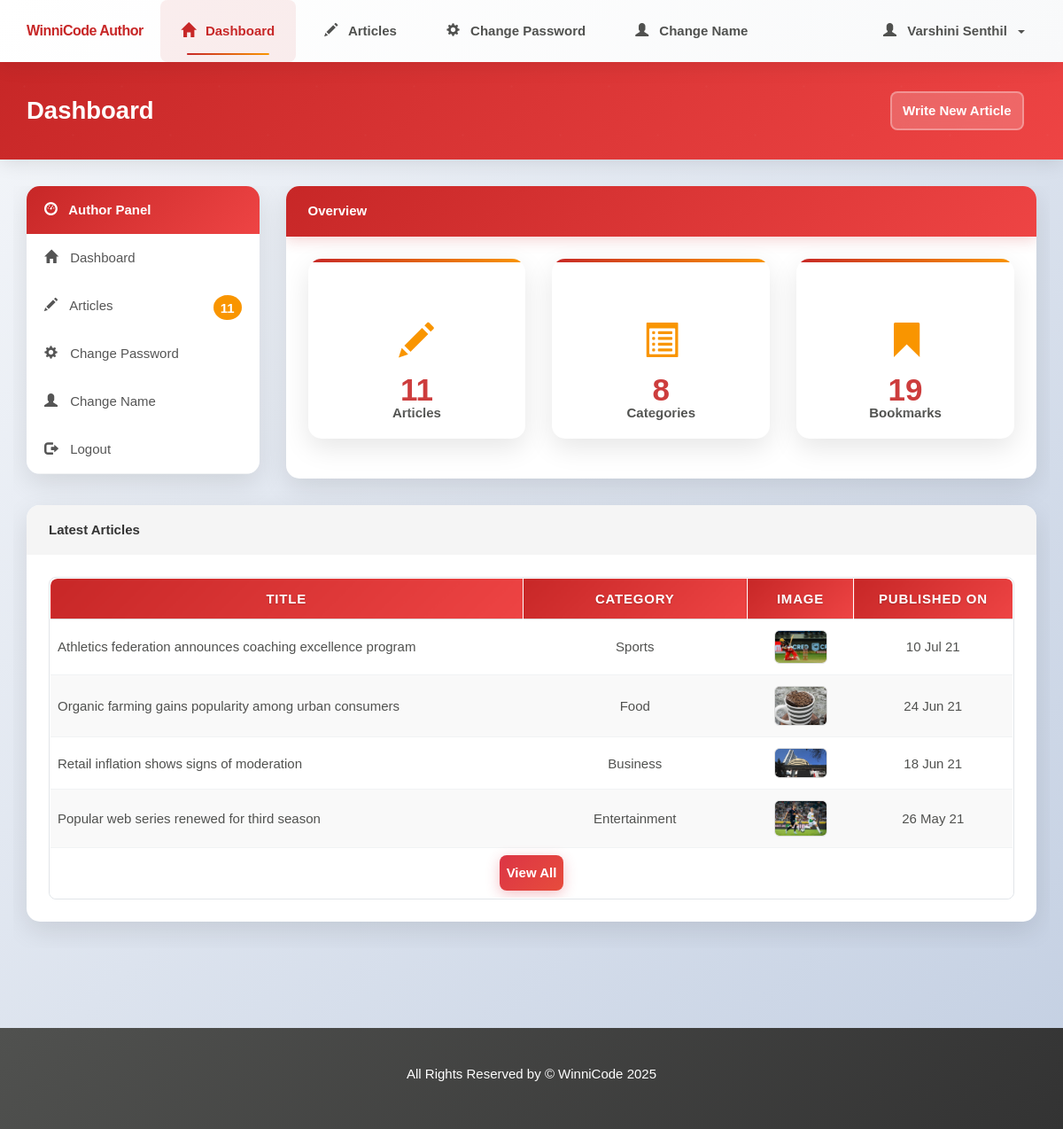
/author/index.php (signed in), run on the app's committed database.
### tables this page shows
CREATE TABLE `article` (
  `article_id` int NOT NULL,
  `category_id` int NOT NULL,
  `author_id` int NOT NULL,
  `article_title` varchar(200) NOT NULL,
  `article_description` text NOT NULL,
  `article_image` varchar(250) NOT NULL,
  `article_date` date NOT NULL,
  `article_trend` tinyint(1) NOT NULL,
  `article_active` tinyint(1) NOT NULL
);

CREATE TABLE `category` (
  `category_id` int NOT NULL,
  `category_name` varchar(45) NOT NULL,
  `category_color` varchar(35) NOT NULL,
  `category_image` varchar(250) NOT NULL,
  `category_description` varchar(350) NOT NULL
);

### author/index.php (the view, shortened to what this page needs)
<?php
require('./includes/nav.inc.php');
?>
<section id="main">
  <div class="container">
    <div class="row">
      <?php
      $cat_sql = "SELECT COUNT(category_id)
                    AS no_of_categories
                    FROM category";
      $cat_result = mysqli_query($con, $cat_sql);
      $cat_data = mysqli_fetch_assoc($cat_result);
      $no_of_categories = $cat_data['no_of_categories'];
      $book_sql = "SELECT COUNT(bookmark_id)
                      AS no_of_bookmarks
                      FROM article,bookmark
                      WHERE article.author_id = {$author_id}
                      AND bookmark.article_id = article.article_id";
      $book_result = mysqli_query($con, $book_sql);
      $book_data = mysqli_fetch_assoc($book_result);
      $no_of_bookmarks = $book_data['no_of_bookmarks'];
      require('./includes/quick-links.inc.php');
      ?>
      <div class="col-md-9">
        <div class="panel panel-default">
          <div class="panel-heading main-color-bg">
            <h3 class="panel-title">Overview</h3>
          </div>
          <div class="panel-body author-dashboard-overview" style="padding: 2.5rem;">
            <div class="row">
              <div class="col-md-4 col-sm-6 col-xs-12">
                <div class="dash-box author-dash-box">
                  <div class="dash-icon" style="color: var(--primary-color);">
                    <span class="glyphicon glyphicon-pencil"></span>
                  </div>
                  <h2><?php echo $no_of_articles; ?></h2>
                  <h4>Articles</h4>
                </div>
              </div>
              <div class="col-md-4 col-sm-6 col-xs-12">
                <div class="dash-box author-dash-box">
                  <div class="dash-icon" style="color: var(--secondary-color);">
                    <span class="glyphicon glyphicon-list-alt" aria-hidden="true"></span>
                  </div>
                  <h2><?php echo $no_of_categories; ?></h2>
                  <h4>Categories</h4>
                </div>
              </div>
              <div class="col-md-4 col-sm-6 col-xs-12">
                <div class="dash-box author-dash-box">
                  <div class="dash-icon" style="color: var(--tag-green-color);">
                    <span class="glyphicon glyphicon-bookmark"></span>
                  </div>
                  <h2><?php echo $no_of_bookmarks; ?></h2>
                  <h4>Bookmarks</h4>
                </div>
              </div>
            </div>
          </div>
        </div>
      </div>
    </div>
    <div class="row">
      <?php
      $sql = "SELECT article.article_title,
                article.article_date,
                article.article_image,
                category.category_name
                FROM article, category
                WHERE article.author_id = {$author_id}
                AND article.category_id = category.category_id
                ORDER BY article_date DESC
                LIMIT 4";
      $result = mysqli_query($con, $sql);
      $row = mysqli_num_rows($result);
      ?>
      <div class="col-md-12">
        <div class="panel panel-default">
          <div class="panel-heading">
            <h4 class="panel-title">Latest Articles</h4>
          </div>
          <div class="panel-body">
            <div class="table-responsive">
              <table class="table table-striped article-list table-hover">
                <tr>
                  <th>Title</th>
                  <th>Category</th>
                  <th>Image</th>
                  <th>Published On</th>
                </tr>
                <?php
                if ($row > 0) {
                  while ($data = mysqli_fetch_assoc($result)) {
                    $category_name = $data['category_name'];
                    $article_title = $data['article_title'];
                    $article_image = $data['article_image'];
                    $article_date = $data['article_date'];
                    $article_date = date("d M y", strtotime($article_date));
                    echo '
                      <tr>
                        <td>
                          ' . $article_title . '
                        </td>
                        <td>
                          ' . $category_name . '
                        </td>
                        <td>
                          <img src="../assets/images/articles/' . $article_image . '" />
                        </td>
                        <td>
                          ' . $article_date . '
                        </td>
                      </tr>
                    ';
                  }
                  echo '
                    <tr>
                      <td colspan="4" align="center" style="padding-top: 2rem;">
                        <a href="./articles.php" class="btn btn-danger ">View All</a>
                      </td>
                    </tr>
                  ';
                }
                ?>
              </table>
            </div>
          </div>
        </div>
      </div>
    </div>
  </div>
</section>
<?php
require('./includes/footer.inc.php')
  ?>

### assets/css/partials/1-variables.css (style rules this page uses)
:root { --primary-color: #c72727; --secondary-color: #f99500; --light-color: #f1f1f1; --dark-color: #50514f; --black-color: #333333; --tag-trend-color: #fa163f; --tag-yellow-color: #ffbe0b; --tag-purple-color: #8338ec; --tag-blue-color: #3a86ff; --tag-green-color: #00ff73; --tag-orange-color: #ef4339; --tag-pink-color: #ff0a54; --tag-brown-color: #663f3f; --hover-color: #ee4444; --active-color: #b90615; --ts-xs: 0.625rem; --ts-vs: 0.75rem; --ts-sml: 1rem; --ts-md: 1.25rem; --ts-lg: 1.5rem; --hs-vs: 1.6rem; --hs-sml: 2.25rem; --hs-md: 2.75rem; --hs-lg: 3.5rem; --ff-monts: "Montserrat", sans-serif; --ff-nunito: "Nunito Sans", sans-serif; --ff-noto: "Noto Serif", serif; --ff-robo: "Roboto", sans-serif; --border-radius: 5px; --space-xs: 0.5rem; --space-sm: 1rem; --space-md: 1.5rem; --space-lg: 2rem; --space-xl: 3rem; --lh-tight: 1.2; --lh-normal: 1.5; --lh-relaxed: 1.7; --lh-loose: 1.8; }

### data on the page
article: article_title "Athletics federation announces coaching excellence program", category.category_name "Sports", article_image (picture), article_date "10 Jul 21"
article: article_title "Organic farming gains popularity among urban consumers", category.category_name "Food", article_image (picture), article_date "24 Jun 21"
article: article_title "Retail inflation shows signs of moderation", category.category_name "Business", article_image (picture), article_date "18 Jun 21"
article: article_title "Popular web series renewed for third season", category.category_name "Entertainment", article_image (picture), article_date "26 May 21"

### other printed values
$author_name "Varshini Senthil"
$page_title "Dashboard"
$no_of_articles "11"
$no_of_categories "8"
$no_of_bookmarks "19"
